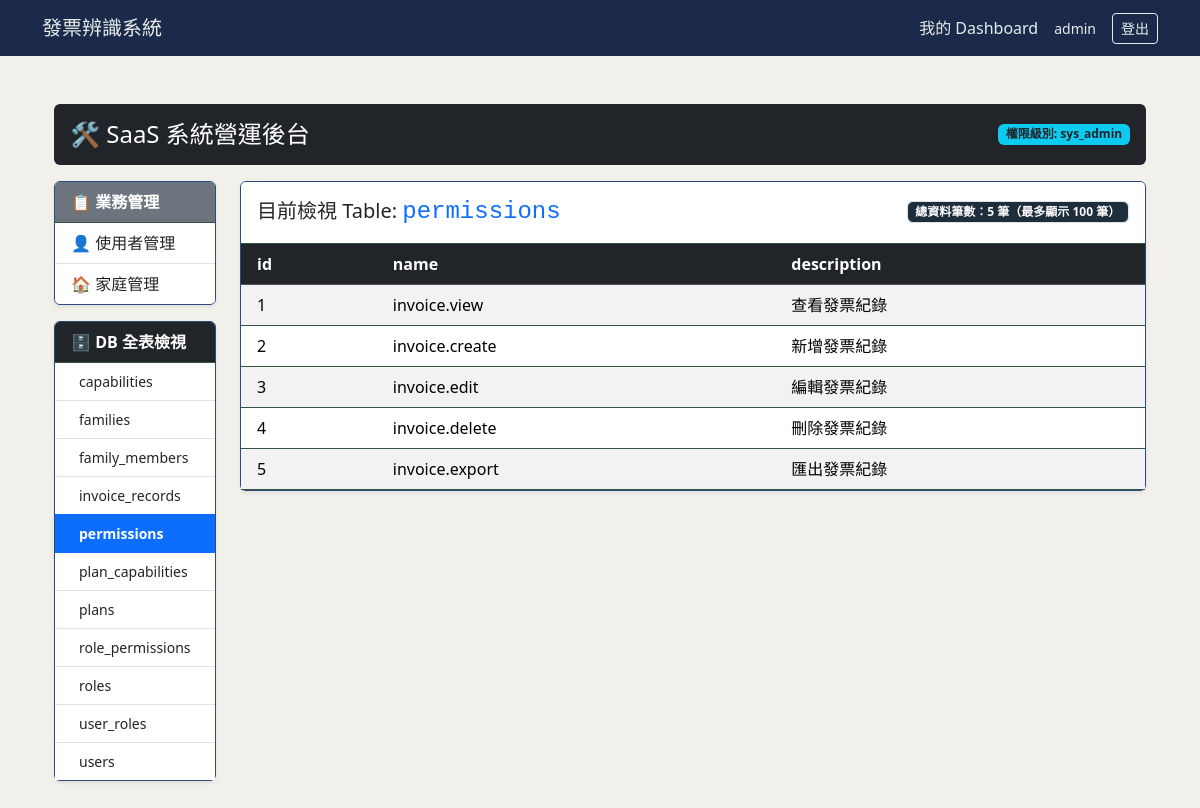
/admin/?table=permissions (signed in), run on the app's committed database.
### database/models/user.py (models this page shows)
class User(UserMixin,TimestampMixin, SoftDeleteMixin, db.Model):
    __tablename__ = 'users'
    id: Mapped[int] = mapped_column(Integer, primary_key=True)
    username: Mapped[str] = mapped_column(String(100), unique=True, nullable=False)
    email: Mapped[str] = mapped_column(String(120), unique=True, nullable=False)
    password_hash: Mapped[str] = mapped_column(String(200), nullable=True)
    google_id: Mapped[str] = mapped_column(String(100), unique=True, nullable=True)
    avatar: Mapped[str] = mapped_column(String(255), nullable=True)
    google_credentials: Mapped[str] = mapped_column(String(2000), nullable=True)
    target_sheet_id: Mapped[str] = mapped_column(String(100), nullable=True)
    invoices: Mapped[list["InvoiceRecord"]] = relationship("InvoiceRecord", backref="owner", lazy=True)
    roles: Mapped[list["Role"]] = relationship("Role", secondary=user_roles, back_populates="users")

### database/models/RBAC/permission.py (models this page shows, shortened)
class Permission(db.Model):
    __tablename__ = 'permissions'
    id = db.Column(db.Integer, primary_key=True)
    name = db.Column(db.String(50), unique=True, nullable=False)   # e.g. "user:manage", "invoice:view_all"
    description = db.Column(db.String(255), nullable=True)
    roles = db.relationship("Role", secondary=role_permissions, back_populates="permissions")

### routes/admin_bp.py (the view)
@admin_bp.route("/")
@admin_required
def admin_index():
    inspector = inspect(db.engine)
    table_names = inspector.get_table_names()
    selected_table = request.args.get('table', table_names[0] if table_names else None)
    table_columns = []
    table_rows = []
    total_count = 0
    if selected_table and selected_table in table_names:
        columns_info = inspector.get_columns(selected_table)
        table_columns = [col['name'] for col in columns_info]
        query = text(f'SELECT * FROM "{selected_table}" LIMIT 100')
        result = db.session.execute(query)
        table_rows = [dict(row._mapping) for row in result]
        count_query = text(f'SELECT COUNT(*) FROM "{selected_table}"')
        total_count = db.session.execute(count_query).scalar()
    return render_template(
        'dashboard/admin/index.html',
        table_names=table_names,
        selected_table=selected_table,
        table_columns=table_columns,
        table_rows=table_rows,
        total_count=total_count
    )

### core/login.py (called while the page is built)
@login_manager.user_loader
def load_user(user_id: str):
    return User.query.get(int(user_id))

### templates/dashboard/admin/index.html (shortened to what this page needs)
{% extends "base.html" %}
{% block content %}
<div class="container-fluid py-4">
	<div class="row mb-3">
		{% include "dashboard/admin/_header.html" %}
	</div>
	<div class="row">
		{% include "dashboard/admin/_sidebar.html" %}
		<div class="col-md-9 col-lg-10">
			{% if selected_table %}
			<div class="card shadow-sm">
				<div class="card-header bg-white d-flex justify-content-between align-items-center py-3">
					<h5 class="mb-0">
						目前檢視 Table: <code class="fs-4 text-primary">{{ selected_table }}</code>
					</h5>
					<span class="badge bg-light text-light border">
						總資料筆數：<strong>{{ total_count }}</strong> 筆（最多顯示 100 筆）
					</span>
				</div>
				<div class="card-body p-0">
					<div class="table-responsive" style="max-height: 65vh;">
						<table class="table table-hover table-striped border-0 mb-0 align-middle">
							<thead class="table-dark sticky-top">
								<tr>
								{% for col in table_columns %}
									<th scope="col" class="text-nowrap px-3">{{ col }}</th>
								{% endfor %}
								</tr>
							</thead>
							<tbody>
								{% if table_rows %}
								{% for row in table_rows %}
									<tr>
									{% for col in table_columns %}
										<td class="text-nowrap px-3">
										{% if row[col] is none %}
											<span class="badge bg-secondary opacity-50">NULL</span>
										{% elif row[col] is sameas true %}
											<span class="badge bg-success">TRUE</span>
										{% elif row[col] is sameas false %}
											<span class="badge bg-danger">FALSE</span>
										{% else %}
											{{ row[col] }}
										{% endif %}
										</td>
									{% endfor %}
									</tr>
								{% endfor %}
								{% endif %}
							</tbody>
						</table>
					</div>
				</div>
			</div>
			{% else %}
			<div class="alert alert-warning" role="alert">
				尚未偵測到任何資料庫 Table，請先確認 `database/init_db.py` 是否已正常執行。
			</div>
			{% endif %}
		</div>
	</div>
</div>
{% endblock %}

### templates/base.html (shortened to what this page needs)
<!DOCTYPE html>
<html lang="zh-TW">
<head>
    <link href="https://cdn.jsdelivr.net/npm/bootstrap@5.3.2/dist/css/bootstrap.min.css" rel="stylesheet">
    <link rel="stylesheet" href="{{ url_for('static', filename='css/style.css') }}">
</head>
<body>
    <nav class="navbar">
        <div class="container">
            <a class="navbar-brand" href="{{ url_for('invoice.upload_view') }}">發票辨識系統</a>
            <div class="d-flex align-items-center gap-3">
                {% if current_user.is_authenticated %}
                    <a class="text-decoration-none" href="{{ url_for('dashboard.index') }}">
                        {% if current_user.is_admin %}管理後台{% else %}我的 Dashboard{% endif %}
                    </a>
                    <span class="small">{{ current_user.username }}</span>
                    <a class="btn btn-outline-light btn-sm" href="{{ url_for('auth.logout') }}">登出</a>
                {% else %}
                    <a class="btn btn-outline-light btn-sm" href="{{ url_for('auth.login') }}">登入</a>
                {% endif %}
            </div>
        </div>
    </nav>
    <main class="container py-4">
        {% block content %}{% endblock %}
    </main>
</body>
</html>

### static/css/style.css (style rules this page uses)
body { background-color: #F2F0EB; color: #8CADD3; }
.navbar { background-color: #1B2A4A; }
.navbar .navbar-brand, .navbar a, .navbar span { color: #E8ECE9; }
.navbar .btn-outline-light { color: #E8ECE9; border-color: #E8ECE9; }
.card { background-color: #D3E4F1; border-color: #2A4B7C; }
.card-header { background-color: #0f2a1b; border-bottom-color: #335541; }
.table { color: #e5e7eb; }
.table thead { background-color: #0f2a1a; }
.table tbody tr { border-bottom-color: #335541; }
.bg-light { background-color: #1e2d3b !important; }

### data on the page
User: username "admin"
Permission: id "1" "invoice.view" "查看發票紀錄"
Permission: id "2" "invoice.create" "新增發票紀錄"
Permission: id "3" "invoice.edit" "編輯發票紀錄"
Permission: id "4" "invoice.delete" "刪除發票紀錄"
Permission: id "5" "invoice.export" "匯出發票紀錄"

### other printed values
{{ name }} "capabilities" "families" "family_members" "invoice_records" "permissions" "plan_capabilities" "plans" "role_permissions" "roles" "user_roles" "users"
{{ selected_table }} "permissions"
{{ total_count }} "5"
{{ col }} "id" "name" "description"
